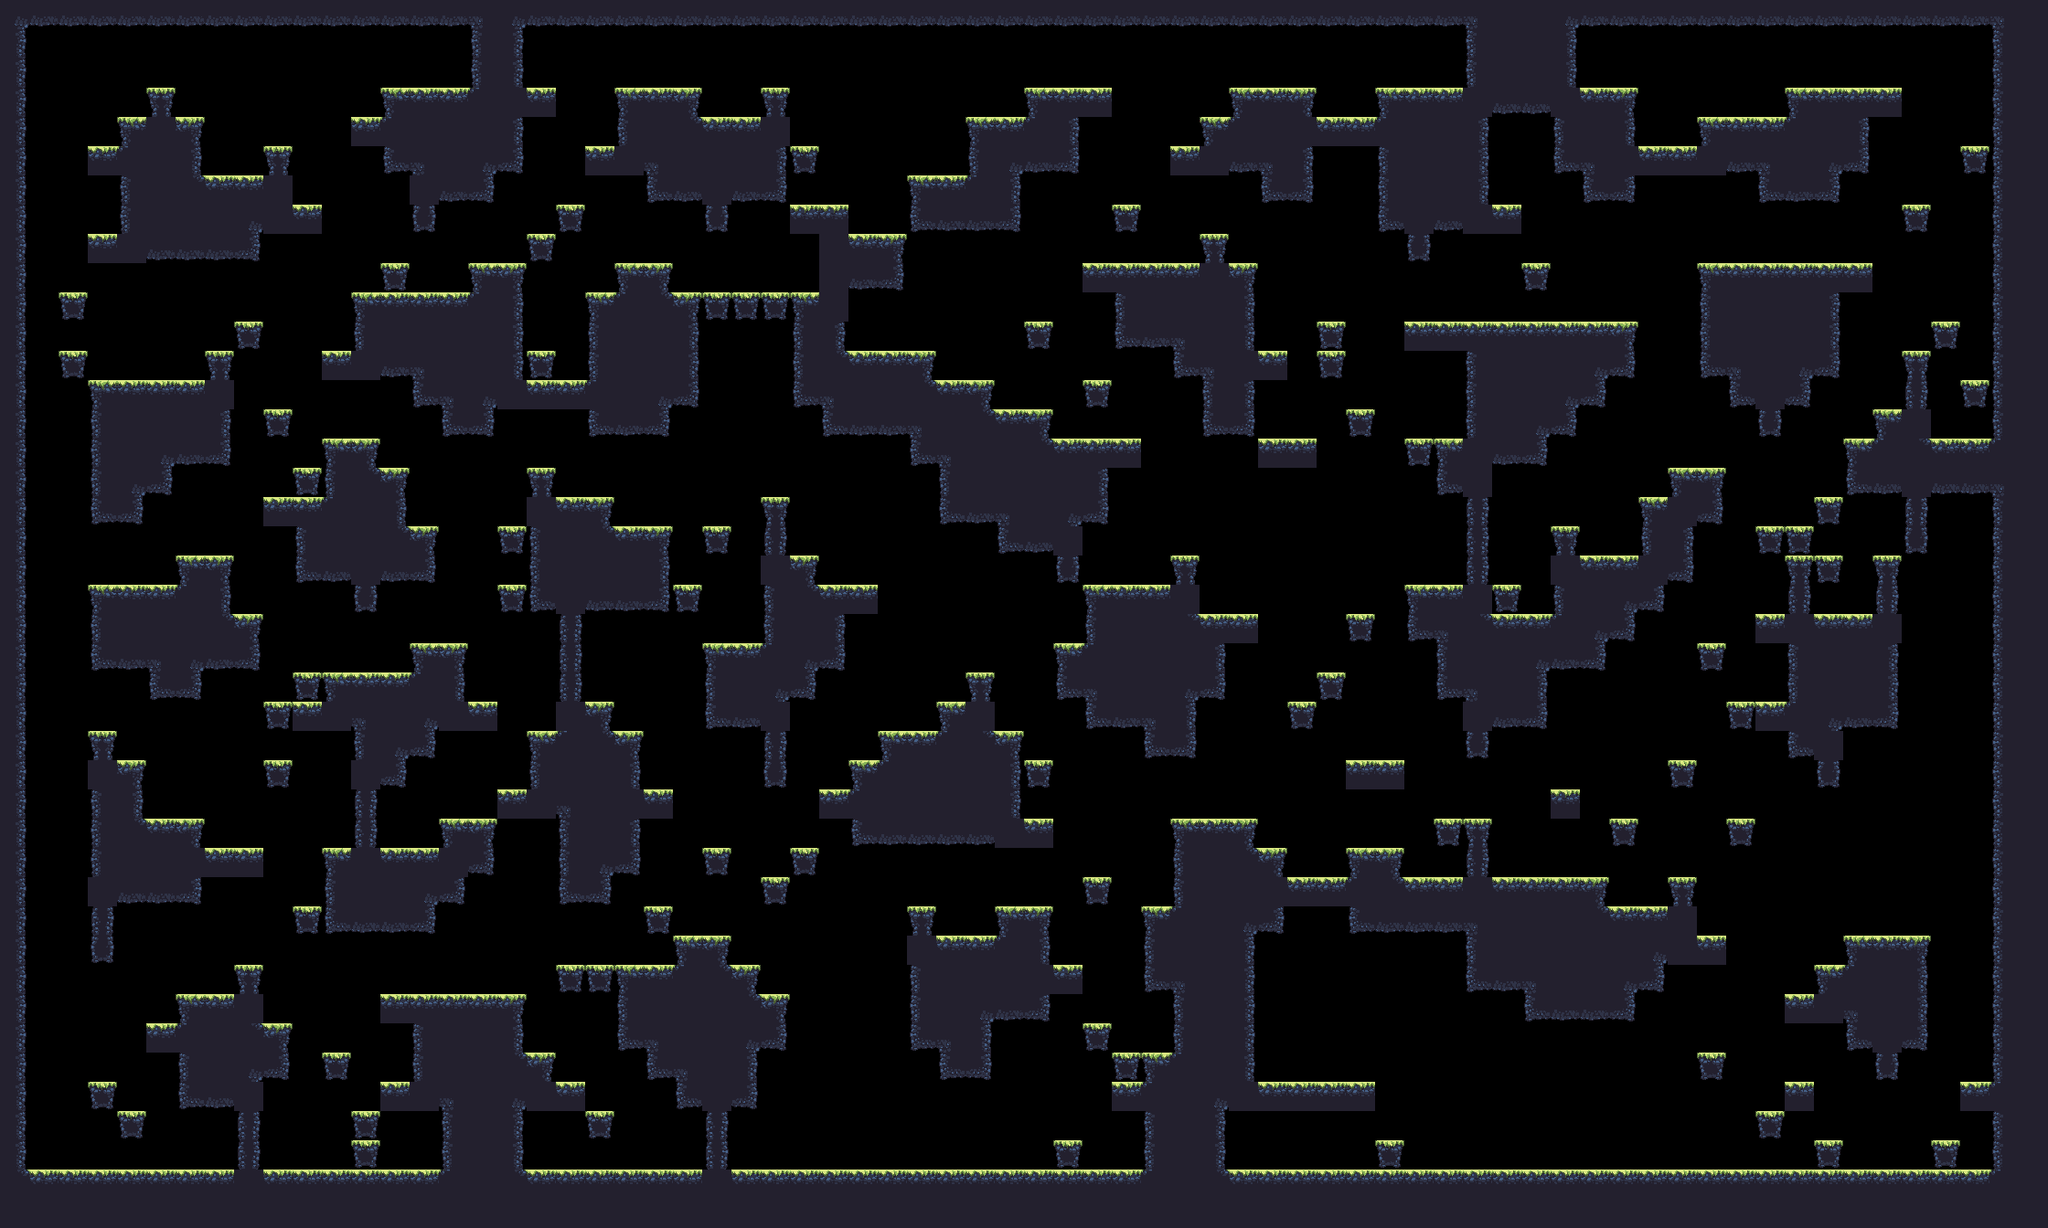

A 2D game scene composited from a Tiled map and its tileset images. What follows is a short description and the map's XML, with every tile layer's data as written:
An orthogonal 70x42 tile map with 32x32 px tiles, 1 tile layer (main) and 10 objects (boss_spawn, spawnPlayer3, spawnPlayer2, spawnPlayer1, spawnPlayer0, ...).

<map version="1.2" tiledversion="1.3.2" orientation="orthogonal" renderorder="right-down" compressionlevel="0" width="70" height="42" tilewidth="32" tileheight="32" infinite="0" nextlayerid="3" nextobjectid="14">
 <tileset firstgid="1" source="forest_summer_tile_set.tsx" />
 <layer id="1" name="main" width="70" height="42">
  <data encoding="csv">
5,22,22,22,22,22,22,22,22,22,22,22,22,22,22,22,6,5,22,22,22,22,22,22,22,22,22,22,22,22,22,22,22,22,22,22,22,22,22,22,22,22,22,22,22,22,22,22,22,22,6,12,12,5,22,22,22,22,22,22,22,22,22,22,22,22,22,22,6,12,
13,0,0,0,0,0,0,0,0,0,0,0,0,0,0,0,11,13,0,0,0,0,0,0,0,0,0,0,0,0,0,0,0,0,0,0,0,0,0,0,0,0,0,0,0,0,0,0,0,0,11,12,12,13,0,0,0,0,0,0,0,0,0,0,0,0,0,0,11,12,
13,0,0,0,0,0,0,0,0,0,0,0,0,0,0,0,11,13,0,0,0,0,0,0,0,0,0,0,0,0,0,0,0,0,0,0,0,0,0,0,0,0,0,0,0,0,0,0,0,0,11,12,12,13,0,0,0,0,0,0,0,0,0,0,0,0,0,0,11,12,
13,0,0,0,0,4,0,0,0,0,0,0,0,1,2,2,18,12,2,0,0,1,2,3,0,0,4,0,0,0,0,0,0,0,0,1,2,2,0,0,0,0,1,2,3,0,0,1,2,2,12,22,22,12,2,3,0,0,0,0,0,1,2,2,2,0,0,0,11,12,
13,0,0,0,1,12,3,0,0,0,0,0,2,18,12,12,12,13,0,0,0,11,12,17,2,2,12,0,0,0,0,0,0,1,2,18,13,0,0,0,0,1,18,12,12,2,2,18,12,12,13,0,0,11,12,13,0,0,1,2,2,18,12,13,0,0,0,0,11,12,
13,0,0,2,18,12,13,0,0,4,0,0,0,21,6,12,5,23,0,0,2,12,6,12,12,12,13,34,0,0,0,0,0,11,5,22,23,0,0,0,2,12,22,6,13,0,0,11,12,12,13,0,0,21,6,12,2,2,12,22,6,12,5,23,0,0,0,34,11,12,
13,0,0,0,11,12,17,2,2,12,0,0,0,0,12,22,23,0,0,0,0,0,21,22,12,22,23,0,0,0,0,1,2,18,13,0,0,0,0,0,0,0,0,21,23,0,0,11,12,12,13,0,0,0,21,23,0,0,0,0,21,22,23,0,0,0,0,0,11,12,
13,0,0,0,11,12,12,12,5,12,2,0,0,0,24,0,0,0,0,34,0,0,0,0,24,0,0,2,2,0,0,21,22,22,23,0,0,0,34,0,0,0,0,0,0,0,0,21,12,22,12,2,0,0,0,0,0,0,0,0,0,0,0,0,0,34,0,0,11,12,
13,0,0,2,12,22,22,22,23,0,0,0,0,0,0,0,0,0,34,0,0,0,0,0,0,0,0,0,12,2,3,0,0,0,0,0,0,0,0,0,0,4,0,0,0,0,0,0,24,0,0,0,0,0,0,0,0,0,0,0,0,0,0,0,0,0,0,0,11,12,
13,0,0,0,0,0,0,0,0,0,0,0,0,34,0,0,1,3,0,0,0,1,3,0,0,0,0,0,12,22,23,0,0,0,0,0,0,2,2,2,2,12,3,0,0,0,0,0,0,0,0,0,34,0,0,0,0,0,1,2,2,2,2,2,0,0,0,0,11,12,
13,0,34,0,0,0,0,0,0,0,0,0,1,2,2,2,18,13,0,0,1,18,17,3,34,34,34,1,12,0,0,0,0,0,0,0,0,0,11,12,12,12,13,0,0,0,0,0,0,0,0,0,0,0,0,0,0,0,11,12,12,12,13,0,0,0,0,0,11,12,
13,0,0,0,0,0,0,0,34,0,0,0,11,12,12,12,12,13,0,0,11,12,12,13,0,0,0,11,13,0,0,0,0,0,0,34,0,0,21,22,6,12,13,0,0,34,0,0,2,2,2,2,2,2,2,3,0,0,11,12,12,12,13,0,0,0,34,0,11,12,
13,0,34,0,0,0,0,4,0,0,0,2,12,22,6,12,12,13,34,0,11,12,12,13,0,0,0,11,17,2,2,3,0,0,0,0,0,0,0,0,21,6,12,2,0,34,0,0,0,0,11,12,12,12,5,23,0,0,21,6,12,5,23,0,0,4,0,0,11,12,
13,0,0,1,2,2,2,12,0,0,0,0,0,0,21,6,5,12,2,2,18,12,5,23,0,0,0,21,6,12,12,17,2,3,0,0,0,34,0,0,0,11,13,0,0,0,0,0,0,0,11,12,12,5,23,0,0,0,0,21,12,23,0,0,0,14,0,34,11,12,
13,0,0,11,12,12,12,13,0,34,0,0,0,0,0,21,23,0,0,0,21,22,23,0,0,0,0,0,21,22,22,6,12,17,2,3,0,0,0,0,0,21,23,0,0,0,34,0,0,0,11,12,5,23,0,0,0,0,0,0,24,0,0,0,1,12,0,0,11,12,
13,0,0,11,12,5,22,23,0,0,0,1,3,0,0,0,0,0,0,0,0,0,0,0,0,0,0,0,0,0,0,21,6,12,12,17,2,2,2,0,0,0,0,2,2,0,0,0,34,1,12,22,23,0,0,0,0,0,0,0,0,0,0,1,18,17,2,2,18,12,
13,0,0,11,5,23,0,0,0,0,34,11,17,3,0,0,0,0,4,0,0,0,0,0,0,0,0,0,0,0,0,0,11,12,12,12,12,13,0,0,0,0,0,0,0,0,0,0,0,21,12,0,0,0,0,0,0,1,3,0,0,0,0,21,22,12,22,22,6,12,
13,0,0,21,23,0,0,0,0,2,2,18,12,13,0,0,0,0,12,2,3,0,0,0,0,0,4,0,0,0,0,0,21,22,6,12,5,23,0,0,0,0,0,0,0,0,0,0,0,0,14,0,0,0,0,0,1,12,23,0,0,0,34,0,0,14,0,0,11,12,
13,0,0,0,0,0,0,0,0,0,11,12,12,17,3,0,0,34,11,12,17,2,3,0,34,0,14,0,0,0,0,0,0,0,21,22,12,0,0,0,0,0,0,0,0,0,0,0,0,0,14,0,0,4,0,0,11,13,0,0,34,34,0,0,0,24,0,0,11,12,
13,0,0,0,0,0,1,3,0,0,21,22,12,22,23,0,0,0,11,12,12,12,13,0,0,0,12,3,0,0,0,0,0,0,0,0,24,0,0,0,4,0,0,0,0,0,0,0,0,0,14,0,0,12,2,2,12,23,0,0,0,4,34,0,4,0,0,0,11,12,
13,0,0,1,2,2,18,13,0,0,0,0,24,0,0,0,0,34,21,12,22,22,23,34,0,0,11,17,2,2,0,0,0,0,0,0,0,1,2,2,12,0,0,0,0,0,0,0,1,2,12,34,0,11,12,5,23,0,0,0,0,14,0,0,14,0,0,0,11,12,
13,0,0,11,12,12,12,17,3,0,0,0,0,0,0,0,0,0,0,14,0,0,0,0,0,0,11,12,13,0,0,0,0,0,0,0,0,11,12,12,17,2,2,0,0,0,34,0,21,6,17,2,2,18,5,23,0,0,0,0,2,12,2,2,12,0,0,0,11,12,
13,0,0,21,22,6,5,22,23,0,0,0,0,0,1,3,0,0,0,14,0,0,0,0,1,2,18,5,23,0,0,0,0,0,0,0,1,18,12,12,12,13,0,0,0,0,0,0,0,11,12,12,5,22,23,0,0,0,34,0,0,11,12,12,13,0,0,0,11,12,
13,0,0,0,0,21,23,0,0,0,34,1,2,2,18,13,0,0,0,14,0,0,0,0,11,12,5,23,0,0,0,0,0,4,0,0,21,6,12,12,5,23,0,0,0,34,0,0,0,21,6,12,13,0,0,0,0,0,0,0,0,11,12,12,13,0,0,0,11,12,
13,0,0,0,0,0,0,0,0,34,2,12,6,12,5,12,2,0,0,12,3,0,0,0,21,22,12,0,0,0,0,0,1,12,0,0,0,21,22,6,13,0,0,0,34,0,0,0,0,0,12,22,23,0,0,0,0,0,0,34,2,18,5,22,23,0,0,0,11,12,
13,0,0,4,0,0,0,0,0,0,0,0,11,5,23,0,0,0,1,18,17,3,0,0,0,0,14,0,0,0,1,2,18,17,3,0,0,0,0,21,23,0,0,0,0,0,0,0,0,0,24,0,0,0,0,0,0,0,0,0,0,21,12,0,0,0,0,0,11,12,
13,0,0,12,3,0,0,0,0,34,0,0,12,23,0,0,0,0,11,12,12,13,0,0,0,0,24,0,0,1,18,12,12,12,13,34,0,0,0,0,0,0,0,0,0,0,2,2,0,0,0,0,0,0,0,0,0,34,0,0,0,0,24,0,0,0,0,0,11,12,
13,0,0,11,13,0,0,0,0,0,0,0,14,0,0,0,0,2,12,6,12,12,2,0,0,0,0,0,2,18,12,12,12,12,13,0,0,0,0,0,0,0,0,0,0,0,0,0,0,0,0,0,0,2,0,0,0,0,0,0,0,0,0,0,0,0,0,0,11,12,
13,0,0,11,17,2,3,0,0,0,0,0,14,0,0,1,3,0,0,11,12,13,0,0,0,0,0,0,0,21,22,22,22,22,12,2,0,0,0,0,1,2,3,0,0,0,0,0,0,34,4,0,0,0,0,34,0,0,0,34,0,0,0,0,0,0,0,0,11,12,
13,0,0,11,12,12,12,2,2,0,0,1,12,2,2,12,23,0,0,11,5,23,0,0,34,0,0,34,0,0,0,0,0,0,0,0,0,0,0,0,11,12,17,3,0,0,1,3,0,0,14,0,0,0,0,0,0,0,0,0,0,0,0,0,0,0,0,0,11,12,
13,0,0,12,22,22,23,0,0,0,0,11,12,12,5,23,0,0,0,21,23,0,0,0,0,0,34,0,0,0,0,0,0,0,0,0,0,34,0,0,11,12,12,12,2,2,18,17,2,2,12,2,2,2,3,0,0,4,0,0,0,0,0,0,0,0,0,0,11,12,
13,0,0,14,0,0,0,0,0,0,34,21,22,22,23,0,0,0,0,0,0,0,34,0,0,0,0,0,0,0,0,4,0,0,1,3,0,0,0,1,18,12,5,23,0,0,21,22,22,22,6,12,12,12,17,2,2,12,0,0,0,0,0,0,0,0,0,0,11,12,
13,0,0,24,0,0,0,0,0,0,0,0,0,0,0,0,0,0,0,0,0,0,0,1,3,0,0,0,0,0,0,12,2,2,18,13,0,0,0,11,12,12,13,0,0,0,0,0,0,0,11,12,12,12,12,12,5,12,2,0,0,0,0,1,2,3,0,0,11,12,
13,0,0,0,0,0,0,0,4,0,0,0,0,0,0,0,0,0,0,34,34,1,2,18,17,3,0,0,0,0,0,11,12,12,12,12,2,0,0,21,6,12,13,0,0,0,0,0,0,0,21,22,6,12,12,5,23,0,0,0,0,0,1,18,12,13,0,0,11,12,
13,0,0,0,0,0,1,2,12,0,0,0,0,2,2,2,2,3,0,0,0,11,12,12,12,17,3,0,0,0,0,11,12,5,22,23,0,0,0,0,11,12,13,0,0,0,0,0,0,0,0,0,21,22,22,23,0,0,0,0,0,2,12,6,12,13,0,0,11,12,
13,0,0,0,0,2,18,12,17,3,0,0,0,0,11,12,12,13,0,0,0,21,6,12,12,5,23,0,0,0,0,21,6,13,0,0,0,34,0,0,11,12,13,0,0,0,0,0,0,0,0,0,0,0,0,0,0,0,0,0,0,0,0,21,12,23,0,0,11,12,
13,0,0,0,0,0,11,12,5,23,0,34,0,0,11,12,12,17,3,0,0,0,21,6,12,13,0,0,0,0,0,0,21,23,0,0,0,0,34,1,18,12,13,0,0,0,0,0,0,0,0,0,0,0,0,0,0,0,34,0,0,0,0,0,24,0,0,0,11,12,
13,0,0,34,0,0,21,22,12,0,0,0,0,2,12,6,12,5,12,2,0,0,0,21,12,23,0,0,0,0,0,0,0,0,0,0,0,0,2,18,12,5,12,2,2,2,2,0,0,0,0,0,0,0,0,0,0,0,0,0,0,2,0,0,0,0,0,2,18,12,
13,0,0,0,34,0,0,0,14,0,0,0,34,0,0,11,12,13,0,0,34,0,0,0,14,0,0,0,0,0,0,0,0,0,0,0,0,0,0,11,12,13,0,0,0,0,0,0,0,0,0,0,0,0,0,0,0,0,0,0,34,0,0,0,0,0,0,0,11,12,
13,0,0,0,0,0,0,0,14,0,0,0,34,0,0,11,12,13,0,0,0,0,0,0,14,0,0,0,0,0,0,0,0,0,0,0,34,0,0,11,12,13,0,0,0,0,0,34,0,0,0,0,0,0,0,0,0,0,0,0,0,0,34,0,0,0,34,0,11,12,
17,2,2,2,2,2,2,2,12,2,2,2,2,2,2,18,12,17,2,2,2,2,2,2,12,2,2,2,2,2,2,2,2,2,2,2,2,2,2,18,12,17,2,2,2,2,2,2,2,2,2,2,2,2,2,2,2,2,2,2,2,2,2,2,2,2,2,2,18,12,
12,12,12,12,12,12,12,12,12,12,12,12,12,12,12,12,12,12,12,12,12,12,12,12,12,12,12,12,12,12,12,12,12,12,12,12,12,12,12,12,12,12,12,12,12,12,12,12,12,12,12,12,12,12,12,12,12,12,12,12,12,12,12,12,12,12,12,12,12,12
</data>
 </layer>
 <objectgroup id="2" name="objects">
  <object id="4" name="boss_spawn" x="1137.02" y="400.745" />
  <object id="5" name="spawnPlayer3" x="2118.75" y="1201.86" />
  <object id="6" name="spawnPlayer2" x="1844.7" y="83.1108" />
  <object id="7" name="spawnPlayer1" x="223.712" y="1057.36" />
  <object id="8" name="spawnPlayer0" x="296.188" y="86.3971" />
  <object id="9" name="spawnCrown3" x="1918.29" y="1192.06" />
  <object id="10" name="spawnCrown2" x="1920.91" y="62.6921" />
  <object id="11" name="spawnCrown1" x="357.626" y="1108.94" />
  <object id="12" name="spawnCrown0" x="362.617" y="202.071" />
  <object id="13" name="spawn" x="1052.63" y="672.688" />
 </objectgroup>
</map>
